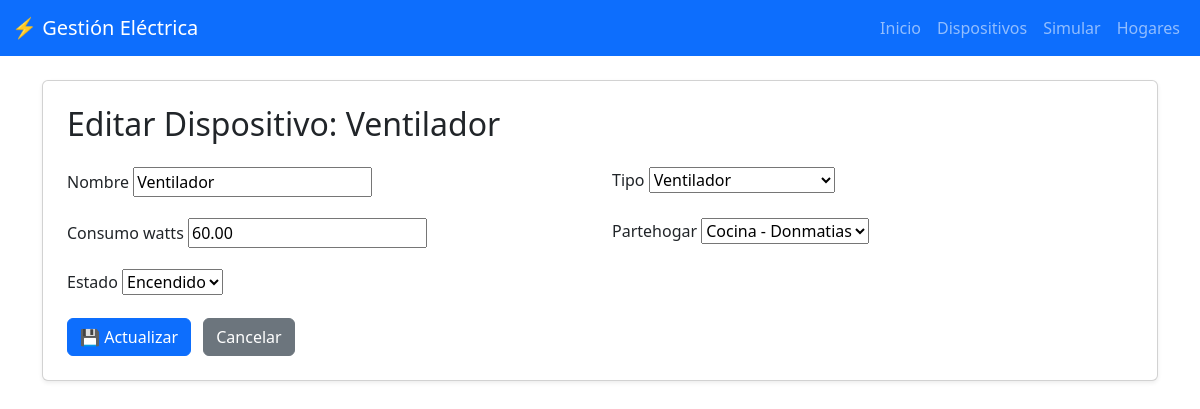
The app's page /dispositivos/editar/11/ (signed in), older data.
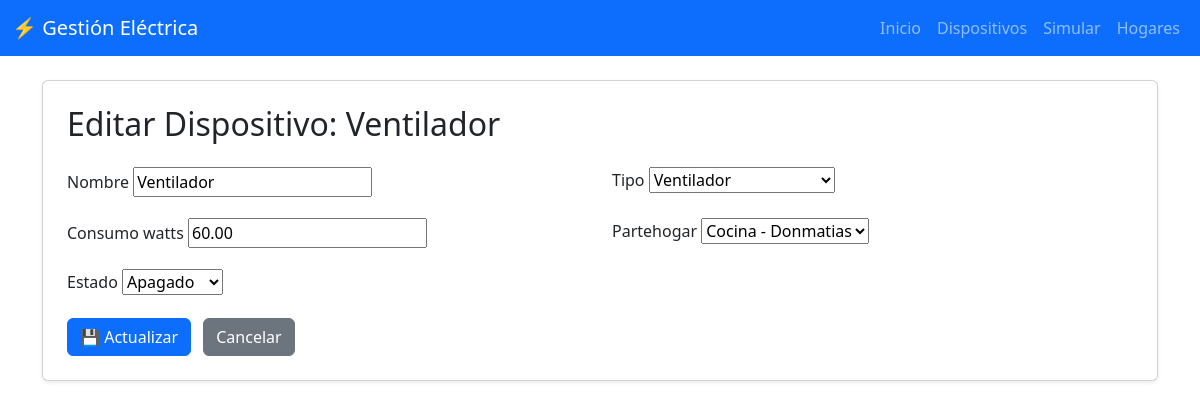
The same page, newer data.
### dispositivos/models.py (models this page shows, shortened)
class Dispositivo(models.Model):
    ESTADO_CHOICES = [
        ('encendido', 'Encendido'),
        ('apagado', 'Apagado')
    ]
    nombre = models.CharField(max_length=100)  # Este campo se reemplazará por partehogar
    tipo = models.ForeignKey(TipoDispositivo, on_delete=models.RESTRICT)
    consumo_watts = models.DecimalField(max_digits=10, decimal_places=2)
    partehogar = models.ForeignKey(ParteHogar, on_delete=models.CASCADE)
    estado = models.CharField(max_length=10, choices=ESTADO_CHOICES, default='apagado')

### dispositivos/views.py (the view)
# urls.py: path("dispositivos/editar/<int:dispositivo_id>/", views_dispositivos.editar_dispositivo, name="editar_dispositivo"),
@login_required
def editar_dispositivo(request, dispositivo_id):
    dispositivo = get_object_or_404(Dispositivo, id=dispositivo_id)
    if request.method == "POST":
        form = DispositivoForm(request.POST, instance=dispositivo)
        if form.is_valid():
            form.save()
            return redirect("lista_dispositivos")
    else:
        form = DispositivoForm(instance=dispositivo)
    return render(request, "registrar_dispositivo.html", {
        "form": form,
        "edicion": True,
        "dispositivo": dispositivo
    })

### dispositivos/forms.py
class DispositivoForm(forms.ModelForm):
    class Meta:
        model=Dispositivo
        fields = ["nombre", "tipo", "consumo_watts","partehogar", "estado"]

### dispositivos/models.py (called while the page is built)
    def __str__(self):
        return self.nombre

    def __str__(self):
        return f"{self.nombre} - {self.hogar.nombre}"

### dispositivos/templates/registrar_dispositivo.html (shortened to what this page needs)
{% extends 'base.html' %}
{% block content %}
<div class="card shadow-sm p-4">
    <h2 class="mb-4">
        {% if edicion %}
            Editar Dispositivo: {{ dispositivo.nombre }}
        {% else %}
            Registrar Dispositivo
        {% endif %}
    </h2>
    <form method="post">
        <div class="row">
            {% for field in form %}
                <div class="mb-3 col-md-6">
                    <label for="{{ field.id_for_label }}" class="form-label">{{ field.label }}</label>
                    {{ field }}
                </div>
            {% endfor %}
        </div>
        <button type="submit" class="btn btn-primary">
            {% if edicion %}💾 Actualizar{% else %}💾 Guardar{% endif %}
        </button>
        <a href="{% url 'lista_dispositivos' %}" class="btn btn-secondary ms-2">Cancelar</a>
    </form>
</div>
{% endblock %}

Row changes from the older to the newer data that the page shows:
changed Dispositivo "Ventilador": estado "Encendido" → "Apagado"
